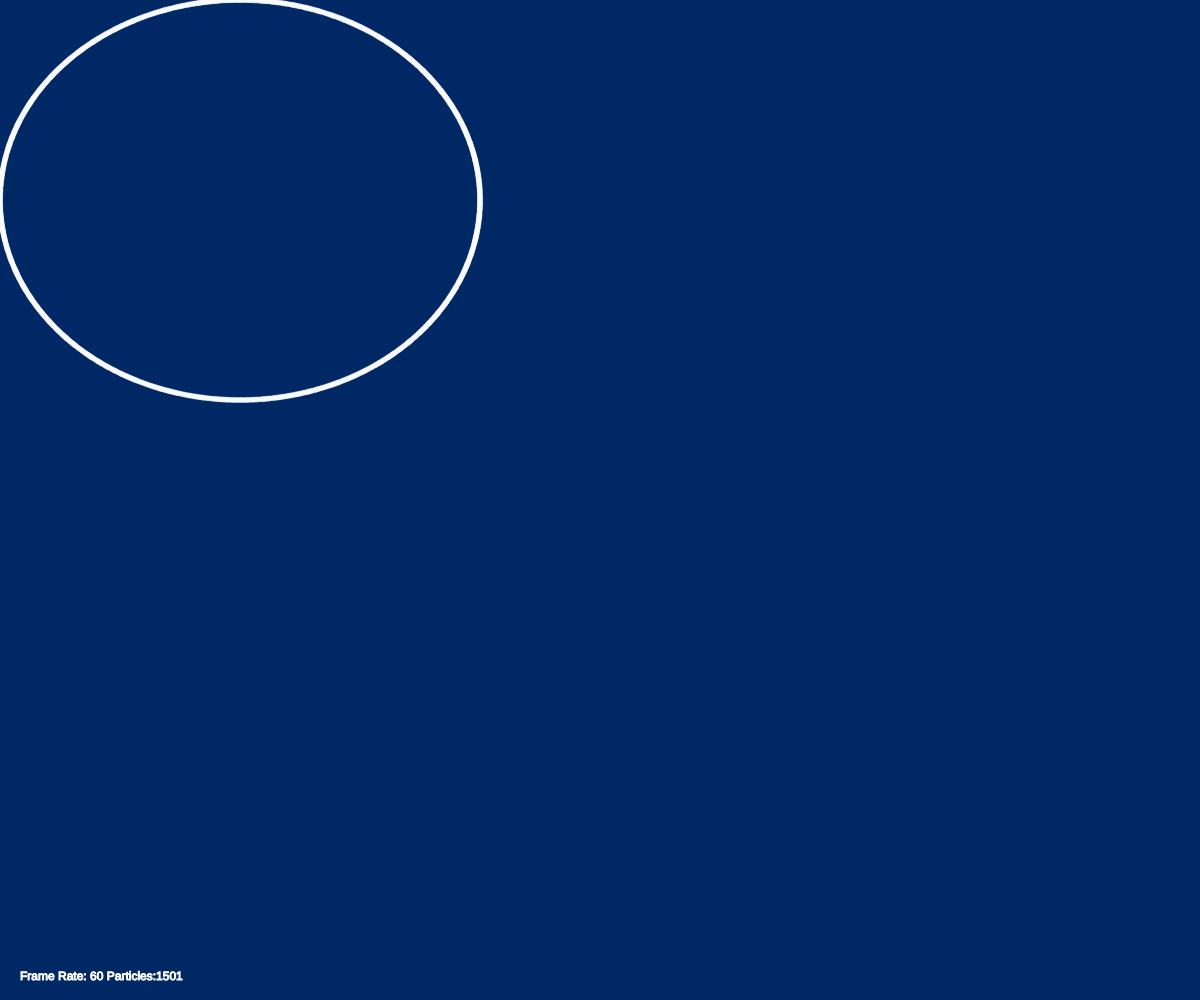
Frame 1 (no input)
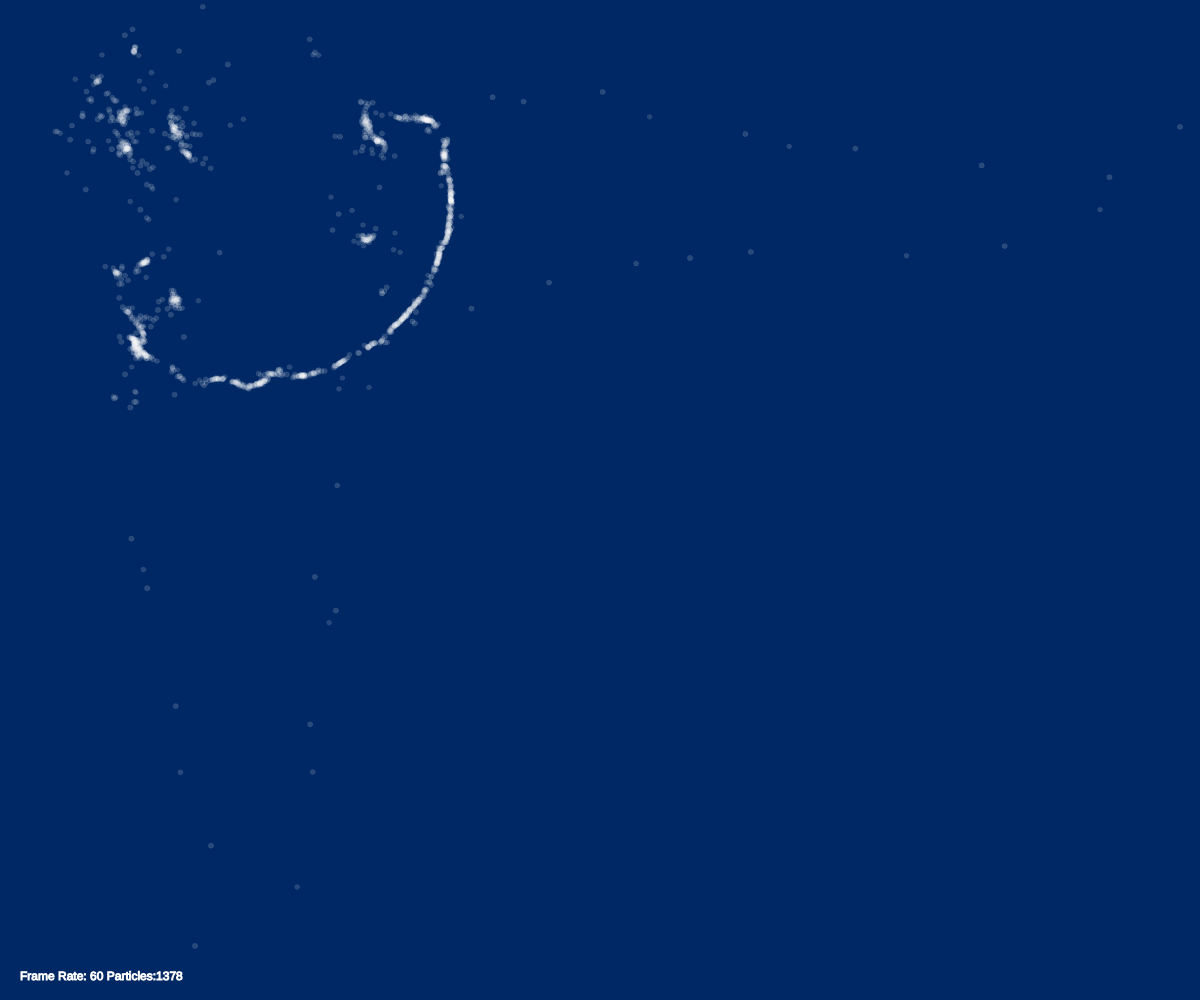
Frame 60 (no input)
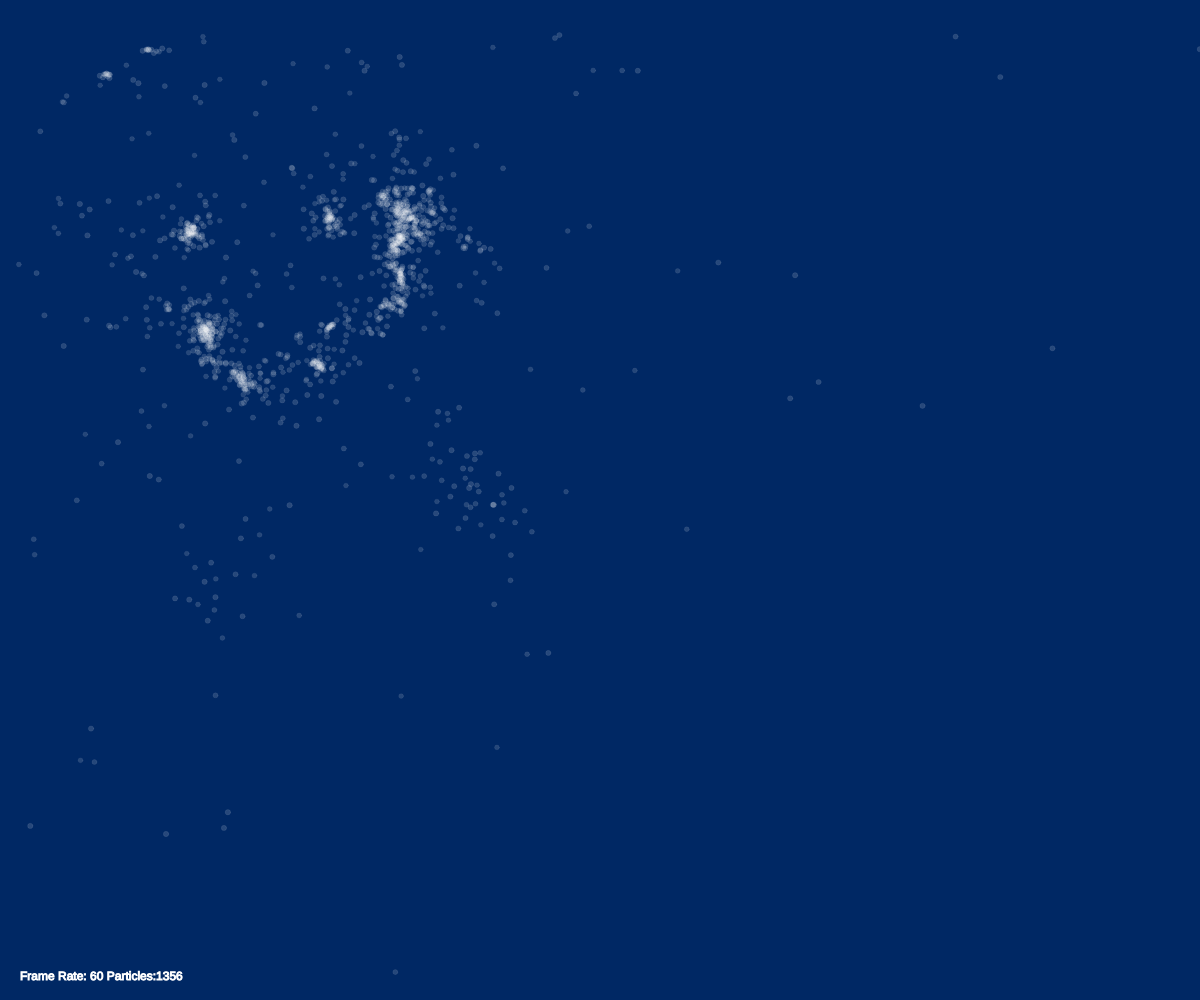
Frame 120 (the mouse pressed at the canvas centre since frame 60)

The p5.js sketch that drew these frames (run headless with seeded random() and noise() and a simulated clock; from frame 60 on, the mouse is pressed at the canvas centre):

// p5.js sketch
// ── sketch.js
let current_node=null;
let cla_current=null;
var particles = [];
var cx,cy;

var numOfParticles = 1500; // 需要调整这个星体个数
var my_judge_num=45;      //该数值越大模拟越精确，帧率越低（以某一点为圆心进行K近邻搜索的半径）

var zoom=0.4;
var offset={'x':0,'y':0};

var Mass = 10;
var Walls = true;
var Collision = false;
var Kill = true;



function clearAll() {
	particles=[];
}

function setup() {
	createCanvas(windowWidth, windowHeight);
	cx=windowWidth/2;
	cy=windowHeight/2;
	my_cx=windowWidth;
    my_cy=windowHeight;
	stroke(255);
	for (var i = numOfParticles; i >= 0; i--) {
		var p = new Particle(cx *(1 + Math.cos(i * 2 * 3.14 / numOfParticles)), cy * (1 + Math.sin(i * 2 * 3.14 / numOfParticles)), 0, 0, 0, 0, random(20, 30), 1);
		particles.push(p);
	}
}
function draw() {
	

	background(0,40,100);
	push();
	scale(zoom);
	translate(offset.x,offset.y);
	calcNewton(); // 主要是这个计算耗时
	for (var i = particles.length - 1; i >= 0; i--) {
		particles[i].render();
		particles[i].update();
	}
	pop();
	textSize(12);
	fill(255);
	text('Frame Rate: ' + frameRate().toFixed(0) + ' Particles:' + particles.length,20,windowHeight-20);
}

class Particle {
	constructor(x,y,vx,vy,ax,ay,mass){
		this.x=x; // x 坐标
		this.y=y; // y 坐标
		this.vx=vx; // x 轴速度
		this.vy=vy; // y 轴速度
		this.ax=ax; // x 轴加速度
		this.ay=ay; // y 轴加速度
		this.mass=mass; // 质量
		this.r=Math.log(Math.abs(mass)); // 半径
		this.myColor=color(255,255,255,128);
		
	}
	// Skips Math.sqrt for faster comparisons
	sqDistanceFrom(other) {
		const dx = other.x - this.x;
		const dy = other.y - this.y;
	
		return dx * dx + dy * dy;
	  }
	
	  // Pythagorus: a^2 = b^2 + c^2
	  distanceFrom(other) {
		return Math.sqrt(this.sqDistanceFrom(other));
	  }
	  //******************** */
	visit=false;

	render(){
		fill(this.myColor);
		stroke(this.myColor)
		ellipse(this.x,this.y,this.r*4);
	}

	updateAcc(ax,ay) {
		this.ax=ax*0.5;
		this.ay=ay*0.5;
	}; 

	update() {
		this.vx+=this.ax;
		this.vy+=this.ay;
		this.x+=this.vx;
		this.y+=this.vy;
		this.myColor=color(255,255,255,12+Math.log(this.mass)*8);	
	}; 
}


// 四叉树

class Point {
	constructor(x, y, data) {
	  this.x = x;
	  this.y = y;
	  this.userData = data;
	}
  
	//计算两点间距离的平方
	sqDistanceFrom(other) {
	  const dx = other.x - this.x;
	  const dy = other.y - this.y;
  
	  return dx * dx + dy * dy;
	}
  
	//两点间的欧氏距离
	distanceFrom(other) {     
	  return Math.sqrt(this.sqDistanceFrom(other));
	}
  }
  
  class Rectangle {
	constructor(x, y, w, h) {
	  this.x = x;
	  this.y = y;
	  this.w = w;
	  this.h = h;
	  this.left = x - w / 2;
	  this.right = x + w / 2;
	  this.top = y - h / 2;
	  this.bottom = y + h / 2;
	}
  
	contains(particle) {
	  return (
		this.left <= particle.x && particle.x <= this.right &&
		this.top <= particle.y && particle.y <= this.bottom
	  );
	}
  
	intersects(range) {
	  return !(
		this.right < range.left || range.right < this.left ||
		this.bottom < range.top || range.bottom < this.top
	  );
	}
  
	subdivide(quadrant) {
	  switch (quadrant) {
		case 'ne':
		  return new Rectangle(this.x + this.w / 4, this.y - this.h / 4, this.w / 2, this.h / 2);
		case 'nw':
		  return new Rectangle(this.x - this.w / 4, this.y - this.h / 4, this.w / 2, this.h / 2);
		case 'se':
		  return new Rectangle(this.x + this.w / 4, this.y + this.h / 4, this.w / 2, this.h / 2);
		case 'sw':
		  return new Rectangle(this.x - this.w / 4, this.y + this.h / 4, this.w / 2, this.h / 2);
	  }
	}
  
	xDistanceFrom(particle) {
	  if (this.left <= particle.x && particle.x <= this.right) {
		return 0;
	  }
  
	  return Math.min(
		Math.abs(particle.x - this.left),
		Math.abs(particle.x - this.right)
	  );
	}
  
	yDistanceFrom(particle) {
	  if (this.top <= particle.y && particle.y <= this.bottom) {
		return 0;
	  }
  
	  return Math.min(
		Math.abs(particle.y - this.top),
		Math.abs(particle.y - this.bottom)
	  );
	}
  
	sqDistanceFrom(particle) {
	  const dx = this.xDistanceFrom(particle);
	  const dy = this.yDistanceFrom(particle);
  
	  return dx * dx + dy * dy;
	}
  
	
	distanceFrom(particle) {
	  return Math.sqrt(this.sqDistanceFrom(particle));
	}
  }
  
  //用于范围检测的圆类
  class Circle {
	constructor(x, y, r) {
	  this.x = x;
	  this.y = y;
	  this.r = r;
	  this.rSquared = this.r * this.r;
	}
  
	contains(particle) {
	 //检测1某一个行星是否在该圆类的内部
	  let d = Math.pow((particle.x - this.x), 2) + Math.pow((particle.y - this.y), 2);
	  return d <= this.rSquared;
	}
  
	intersects(range) {
  
	  let xDist = Math.abs(range.x - this.x);
	  let yDist = Math.abs(range.y - this.y);
  
	  // 圆的半径
	  let r = this.r;
  
	  let w = range.w / 2;
	  let h = range.h / 2;
  
	  let edges = Math.pow((xDist - w), 2) + Math.pow((yDist - h), 2);
  
	  // 不在园内
	  if (xDist > (r + w) || yDist > (r + h))
		return false;
  
	  // 在园的内部
	  if (xDist <= w || yDist <= h)
		return true;
  
	  // 在园的边上
	  return edges <= this.rSquared;
	}
  }
  
  class QuadTree {
	constructor(boundary, capacity) {
	  if (!boundary) {
		throw TypeError('boundary is null or undefined');
	  }
	  if (!(boundary instanceof Rectangle)) {
		throw TypeError('boundary should be a Rectangle');
	  }
	  if (typeof capacity !== 'number') {
		throw TypeError(`capacity should be a number but is a ${typeof capacity}`);
	  }
	  if (capacity < 1) {
		throw RangeError('capacity must be greater than 0');
	  }
	  this.boundary = boundary;
	  this.capacity = capacity;
	  this.particles = [];
	  this.divided = false;
	}
  
	get children() {
	  if (this.divided) {
		return [
		  this.northeast,
		  this.northwest,
		  this.southeast,
		  this.southwest
		];
	  } else {
		return [];
	  }
	}
  

    
	static create() {
	  let DEFAULT_CAPACITY = 8;
	  if (arguments.length === 0) {
		if (typeof width === "undefined") {
		  throw new TypeError("No global width defined");
		}
		if (typeof height === "undefined") {
		  throw new TypeError("No global height defined");
		}
		let bounds = new Rectangle(width / 2, height / 2, width, height);
		return new QuadTree(bounds, DEFAULT_CAPACITY);
	  }
	  if (arguments[0] instanceof Rectangle) {
		let capacity = arguments[1] || DEFAULT_CAPACITY;
		return new QuadTree(arguments[0], capacity);
	  }
	  if (typeof arguments[0] === "number" &&
		  typeof arguments[1] === "number" &&
		  typeof arguments[2] === "number" &&
		  typeof arguments[3] === "number") {
		let capacity = arguments[4] || DEFAULT_CAPACITY;
		return new QuadTree(new Rectangle(arguments[0], arguments[1], arguments[2], arguments[3]), capacity);
	  }
	  throw new TypeError('Invalid parameters');
	}
  
	toJSON(isChild) {
	  let obj = { particles: this.particles };
	  if (this.divided) {
		if (this.northeast.particles.length > 0) {
		  obj.ne = this.northeast.toJSON(true);
		}
		if (this.northwest.particles.length > 0) {
		  obj.nw = this.northwest.toJSON(true);
		}
		if (this.southeast.particles.length > 0) {
		  obj.se = this.southeast.toJSON(true);
		}
		if (this.southwest.particles.length > 0) {
		  obj.sw = this.southwest.toJSON(true);
		}
	  }
	  if (!isChild) {
		obj.capacity = this.capacity;
		obj.x = this.boundary.x;
		obj.y = this.boundary.y;
		obj.w = this.boundary.w;
		obj.h = this.boundary.h;
	  }
	  return obj;
	}
  
	static fromJSON(obj, x, y, w, h, capacity) {
	  if (typeof x === "undefined") {
		if ("x" in obj) {
		  x = obj.x;
		  y = obj.y;
		  w = obj.w;
		  h = obj.h;
		  capacity = obj.capacity;
		} else {
		  throw TypeError("JSON missing boundary information");
		}
	  }
	  let qt = new QuadTree(new Rectangle(x, y, w, h), capacity);
	  qt.particles = obj.particles;
	  if (
		"ne" in obj ||
		"nw" in obj ||
		"se" in obj ||
		"sw" in obj
	  ) {
		let x = qt.boundary.x;
		let y = qt.boundary.y;
		let w = qt.boundary.w / 2;
		let h = qt.boundary.h / 2;
  
		if ("ne" in obj) {
		  qt.northeast = QuadTree.fromJSON(obj.ne, x + w/2, y - h/2, w, h, capacity);
		} else {
		  qt.northeast = new QuadTree(qt.boundary.subdivide('ne'), capacity);
		}
		if ("nw" in obj) {
		  qt.northwest = QuadTree.fromJSON(obj.nw, x - w/2, y - h/2, w, h, capacity);
		} else {
		  qt.northwest = new QuadTree(qt.boundary.subdivide('nw'), capacity);
		}
		if ("se" in obj) {
		  qt.southeast = QuadTree.fromJSON(obj.se, x + w/2, y + h/2, w, h, capacity);
		} else {
		  qt.southeast = new QuadTree(qt.boundary.subdivide('se'), capacity);
		}
		if ("sw" in obj) {
		  qt.southwest = QuadTree.fromJSON(obj.sw, x - w/2, y + h/2, w, h, capacity);
		} else {
		  qt.southwest = new QuadTree(qt.boundary.subdivide('sw'), capacity);
		}
  
		qt.divided = true;
	  }
	  return qt;
	}
  
	subdivide() {
	  this.northeast = new QuadTree(this.boundary.subdivide('ne'), this.capacity);
	  this.northwest = new QuadTree(this.boundary.subdivide('nw'), this.capacity);
	  this.southeast = new QuadTree(this.boundary.subdivide('se'), this.capacity);
	  this.southwest = new QuadTree(this.boundary.subdivide('sw'), this.capacity);
  
	  this.divided = true;
	}
  
	insert(particle) {
	  if (!this.boundary.contains(particle)) {
		return false;
	  }
  
	  if (this.particles.length < this.capacity) {
		this.particles.push(particle);
		return true;
	  }
  
	  if (!this.divided) {
		this.subdivide();
	  }
  
	  return (
		this.northeast.insert(particle) ||
		this.northwest.insert(particle) ||
		this.southeast.insert(particle) ||
		this.southwest.insert(particle)
	  );
	}
  
	query(range, found) {
	  if (!found) {
		found = [];
	  }
  
	  if (!range.intersects(this.boundary)) {
		return found;
	  }
  
	  for (let p of this.particles) {
		if (range.contains(p)) {
		  found.push(p);
		}
	  }
	  if (this.divided) {
		this.northwest.query(range, found);
		this.northeast.query(range, found);
		this.southwest.query(range, found);
		this.southeast.query(range, found);
	  }
  
	  return found;
	}
  
	closest(searchPoint, maxCount = 1, maxDistance = Infinity) {
	  if (typeof searchPoint === "undefined") {
		throw TypeError("Method 'closest' needs a point");
	  }
  
	  const sqMaxDistance = maxDistance ** 2;
	  return this.kNearest(searchPoint, maxCount, sqMaxDistance, 0, 0).found;
	}
  
	//最近邻查找函数
	kNearest(searchPoint, maxCount, sqMaxDistance, furthestSqDistance, foundSoFar) {
	  let found = [];
  
	  this.children.sort((a, b) => a.boundary.sqDistanceFrom(searchPoint) - b.boundary.sqDistanceFrom(searchPoint))
		.forEach((child) => {
		  const sqDist = child.boundary.sqDistanceFrom(searchPoint);
		  if (sqDist > sqMaxDistance) {
			return;
		  } else if (foundSoFar < maxCount || sqDist < furthestSqDistance) {
			const result = child.kNearest(searchPoint, maxCount, sqMaxDistance, furthestSqDistance, foundSoFar);
			const childPoints = result.found;
			found = found.concat(childPoints);
			foundSoFar += childPoints.length;
			furthestSqDistance = result.furthestSqDistance;
		  }
		});
  
	  this.particles
		.sort((a, b) => a.sqDistanceFrom(searchPoint) - b.sqDistanceFrom(searchPoint))
		.forEach((p) => {
		  const sqDist = p.sqDistanceFrom(searchPoint);
		  if (sqDist > sqMaxDistance) {
			return;
		  } else if (foundSoFar < maxCount || sqDist < furthestSqDistance) {
			found.push(p);
			furthestSqDistance = Math.max(sqDist, furthestSqDistance);
			foundSoFar++;
		  }
		});
  
	  return {
		found: found.sort((a, b) => a.sqDistanceFrom(searchPoint) - b.sqDistanceFrom(searchPoint)).slice(0, maxCount),
		furthestDistance: Math.sqrt(furthestSqDistance),
	  };
	}
  
	forEach(fn) {
	  this.particles.forEach(fn);
	  if (this.divided) {
		this.northeast.forEach(fn);
		this.northwest.forEach(fn);
		this.southeast.forEach(fn);
		this.southwest.forEach(fn);
	  }
	}
  
	merge(other, capacity) {
	  let left = Math.min(this.boundary.left, other.boundary.left);
	  let right = Math.max(this.boundary.right, other.boundary.right);
	  let top = Math.min(this.boundary.top, other.boundary.top);
	  let bottom = Math.max(this.boundary.bottom, other.boundary.bottom);
  
	  let height = bottom - top;
	  let width = right - left;
  
	  let midX = left + width / 2;
	  let midY = top + height / 2;
  
	  let boundary = new Rectangle(midX, midY, width, height);
	  let result = new QuadTree(boundary, capacity);
  
	  this.forEach(particle => result.insert(particle));
	  other.forEach(particle => result.insert(particle));
  
	  return result;
	}
  
	get length() {
	  let count = this.particles.length;
	  if (this.divided) {
		count += this.northwest.length;
		count += this.northeast.length;
		count += this.southwest.length;
		count += this.southeast.length;
	  }
	  return count;
	}
  }
  
  if (typeof module !== "undefined") {
	module.exports = { Point, Rectangle, QuadTree, Circle };
  }
  



function calcNewton() {
	qt_tree=QuadTree.create();
	var pnum=particles.length;
	for(var i=pnum-1;i>=0;i--){
		particles[i].visit=false;
		particles[i].ax=0;
		particles[i].ay=0;
		qt_tree.insert(particles[i]);
	}
	for(var i=pnum-1;i>=0;i--){
		
		
		let body=particles[i];
		body.visit=true;
		let R=my_judge_num*body.r;
		let range=new Circle(body.x,body.y,R);
		let near_particles=qt_tree.query(range);
		
		for(let near_body of near_particles){
			if(near_body.visit==false){
				var d=dist(body.x,body.y,near_body.x,near_body.y);
				var dx=near_body.x-body.x;
				var dy=near_body.y-body.y;
				if(d>(body.r+near_body.r)){
					body.ax += near_body.mass*dx/(d*d*d); //Sum of GM*X/r*r*r
					body.ay += near_body.mass*dy/(d*d*d); //Sum of GM*Y/r*r*r	
					near_body.ax +=(-body.mass*dx/(d*d*d));	
					near_body.ay +=(-body.mass*dy/(d*d*d));		
				}
				if(d <= (body.r+near_body.r)+5 && i!=particles.length-1 && Collision){
					var netMass=body.mass+near_body.mass;
					var temp=new Particle((body.x*body.mass+near_body.x*near_body.mass)/netMass, (body.y* body.mass + near_body.y * near_body.mass) / netMass, (body.vx * body.mass + near_body.vx * near_body.mass) / netMass, (body.vy * body.mass + near_body.vy * near_body.mass)/netMass,0,0,netMass);
					particles[i]=temp;
					particles.splice(j,1);
					pnum=particles.length;
				}
			}
		}
	
	

		r1=dist(body.x,body.y,0,body.y); // repelent wall
		r2=dist(body.x,body.y,body.x,0); // repelent wall
		r3=dist(body.x,body.y,windowWidth/zoom,body.y); // repelent wall
		r4=dist(body.x,body.y,body.x,windowHeight/zoom); // repelent wall

		if(Walls){
			body.ax+= -1000*(0-body.x)/(r1*r1*r1);
			body.ay+= -1000*(0-body.y)/(r2*r2*r2);
			body.ax+= -1000*(windowWidth/zoom-body.x)/(r3*r3*r3);
			body.ay+= -1000*(windowHeight/zoom-body.y)/(r4*r4*r4);
		}

		

		if(Kill && (body.x<0 || body.y<0||body.x>windowWidth/zoom || body.y>windowHeight/zoom)) {
			particles.splice(i,1);
			pnum--;
		}
	}
}
